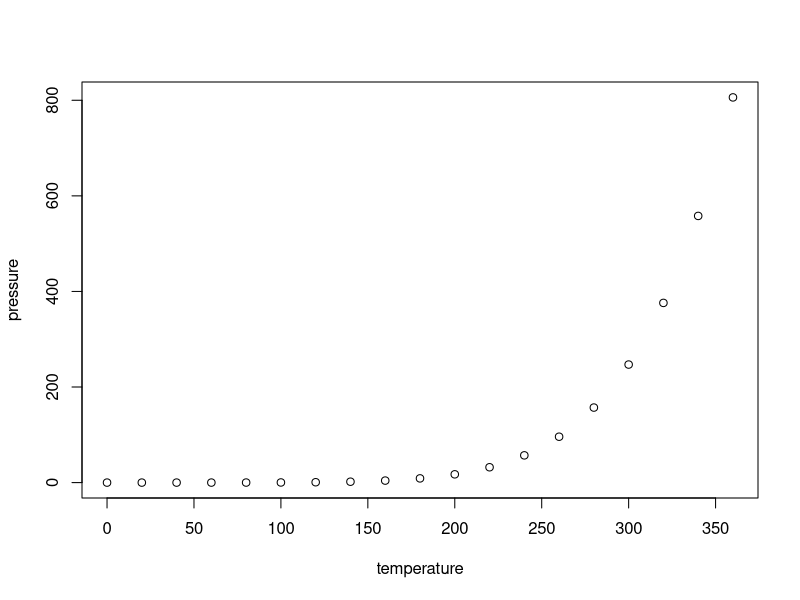
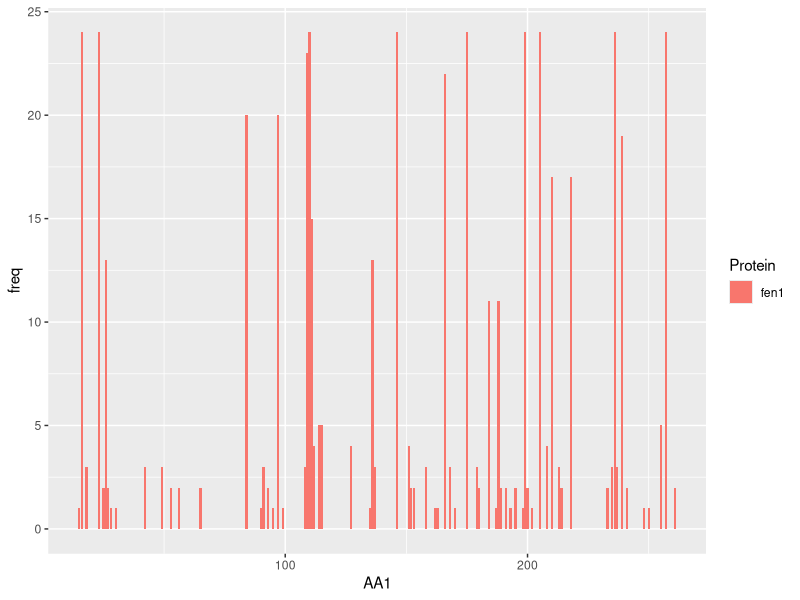

Write R code to recreate these figures, in order.
## ---- chunk 1
knitr::opts_chunk$set(echo = TRUE)
## ---- chunk 2
summary(cars)
## ---- chunk 3
plot(pressure)
library(readr)
fen1_pcna <- read_csv("FEN1_INTER_COEV.csv")
fen1_pcna
## ---- chunk 4
library(dplyr)
library(ggplot2)
library(readr)
library(tidyr)


fen1_pcna <- read_csv("FEN1_INTER_COEV.csv")
fen1_pcna
fen1_splitted <- fen1_pcna %>% 
    separate(., AA1, into=c("AA1_algn", "AA1"), sep="\\(", extra="drop")

fen1_splitted <- fen1_splitted %>% 
    separate(., AA1, into=c("AA1"), sep="\\)", extra="drop")


fen1_splitted <- fen1_splitted %>% 
    separate(., AA2, into=c("AA2_algn", "AA2"), sep="\\(", extra="drop")

fen1_splitted <- fen1_splitted %>% 
    separate(., AA2, into=c("AA2"), sep="\\)", extra="drop")
fen1_splitted <- fen1_splitted %>% 
    mutate(AA1_algn=as.numeric(AA1_algn), AA1=as.numeric(AA1),
           AA2_algn=as.numeric(AA2_algn), AA2=as.numeric(AA2)
           )
fen1_freq <- fen1_splitted %>% 
    filter(Correlation>=0.8) %>% group_by(AA1) %>% 
    summarise(freq=n()) %>% mutate(protein="fen1")
fen1_freq

p <- ggplot(fen1_freq, aes(AA1, y=freq, fill=protein)) + geom_bar(stat="identity")
p+ labs(fill="Protein")
